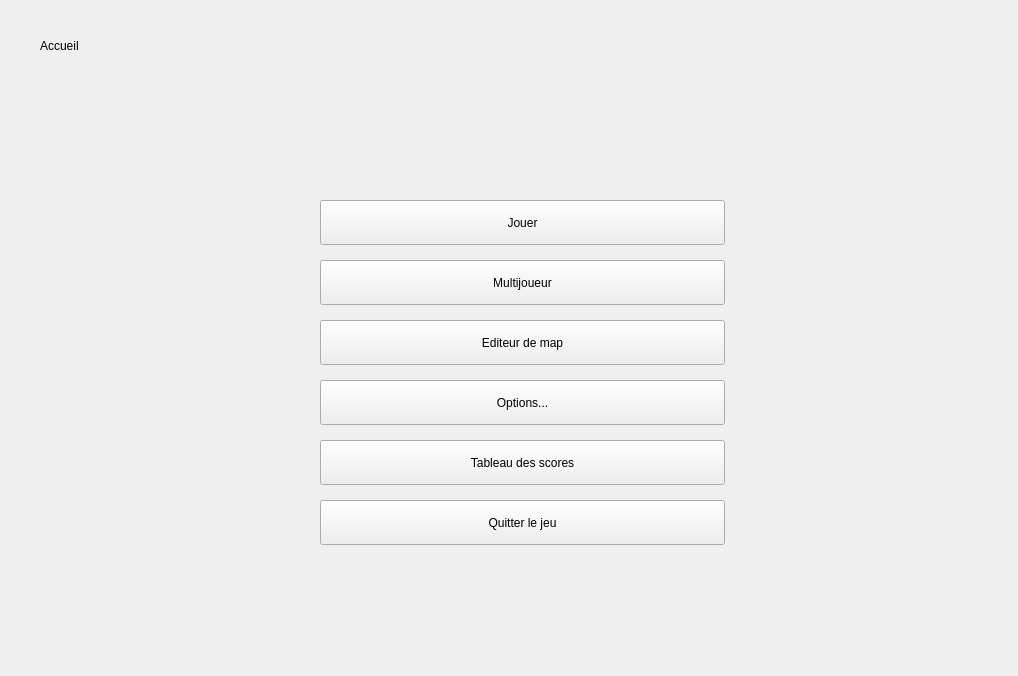
<?xml version="1.0" encoding="UTF-8"?>
<ui version="4.0">
 <class>Home</class>
 <widget class="QWidget" name="Home">
  <property name="geometry">
   <rect>
    <x>0</x>
    <y>0</y>
    <width>1018</width>
    <height>676</height>
   </rect>
  </property>
  <property name="windowTitle">
   <string>Form</string>
  </property>
  <property name="styleSheet">
   <string notr="true"/>
  </property>
  <widget class="QPushButton" name="optionButton">
   <property name="geometry">
    <rect>
     <x>320</x>
     <y>380</y>
     <width>405</width>
     <height>45</height>
    </rect>
   </property>
   <property name="cursor">
    <cursorShape>PointingHandCursor</cursorShape>
   </property>
   <property name="text">
    <string>Options...</string>
   </property>
   <property name="flat">
    <bool>false</bool>
   </property>
  </widget>
  <widget class="QPushButton" name="bomberButton">
   <property name="geometry">
    <rect>
     <x>320</x>
     <y>200</y>
     <width>405</width>
     <height>45</height>
    </rect>
   </property>
   <property name="font">
    <font>
     <pointsize>9</pointsize>
     <weight>50</weight>
     <bold>false</bold>
    </font>
   </property>
   <property name="cursor">
    <cursorShape>PointingHandCursor</cursorShape>
   </property>
   <property name="styleSheet">
    <string notr="true"/>
   </property>
   <property name="text">
    <string>Jouer</string>
   </property>
   <property name="flat">
    <bool>false</bool>
   </property>
  </widget>
  <widget class="QPushButton" name="editButton">
   <property name="geometry">
    <rect>
     <x>320</x>
     <y>320</y>
     <width>405</width>
     <height>45</height>
    </rect>
   </property>
   <property name="cursor">
    <cursorShape>PointingHandCursor</cursorShape>
   </property>
   <property name="text">
    <string>Editeur de map</string>
   </property>
   <property name="flat">
    <bool>false</bool>
   </property>
  </widget>
  <widget class="QPushButton" name="multiButton">
   <property name="geometry">
    <rect>
     <x>320</x>
     <y>260</y>
     <width>405</width>
     <height>45</height>
    </rect>
   </property>
   <property name="cursor">
    <cursorShape>PointingHandCursor</cursorShape>
   </property>
   <property name="text">
    <string>Multijoueur</string>
   </property>
   <property name="flat">
    <bool>false</bool>
   </property>
  </widget>
  <widget class="QLabel" name="titleLabel">
   <property name="geometry">
    <rect>
     <x>40</x>
     <y>10</y>
     <width>481</width>
     <height>71</height>
    </rect>
   </property>
   <property name="text">
    <string>Accueil</string>
   </property>
  </widget>
  <widget class="QPushButton" name="buttonQuitter">
   <property name="geometry">
    <rect>
     <x>320</x>
     <y>500</y>
     <width>405</width>
     <height>45</height>
    </rect>
   </property>
   <property name="cursor">
    <cursorShape>PointingHandCursor</cursorShape>
   </property>
   <property name="text">
    <string>Quitter le jeu</string>
   </property>
   <property name="flat">
    <bool>false</bool>
   </property>
  </widget>
  <widget class="QPushButton" name="boutonScores">
   <property name="geometry">
    <rect>
     <x>320</x>
     <y>440</y>
     <width>405</width>
     <height>45</height>
    </rect>
   </property>
   <property name="cursor">
    <cursorShape>PointingHandCursor</cursorShape>
   </property>
   <property name="text">
    <string>Tableau des scores</string>
   </property>
   <property name="flat">
    <bool>false</bool>
   </property>
  </widget>
 </widget>
 <resources/>
 <connections/>
</ui>
